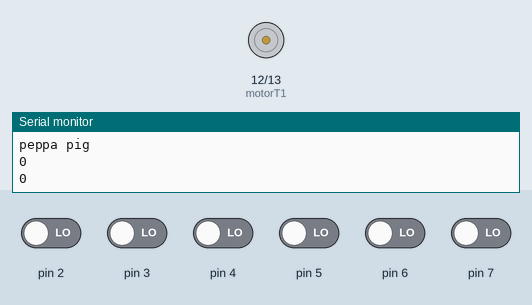
Simulated run of this sketch. Board: Arduino Uno, built with avr-gcc and run on an emulated ATmega328P. On the bench: motor-driver pin pairs drawn as motors (green arrow = first pin HIGH = forward, orange = second pin HIGH = backward, longer = more drive), the last lines printed to the serial monitor. Inputs (shaded band) come from the test bench; at power-on: pin 2–7 LOW.

Above: at 0.2 s.
At 1.5 s:
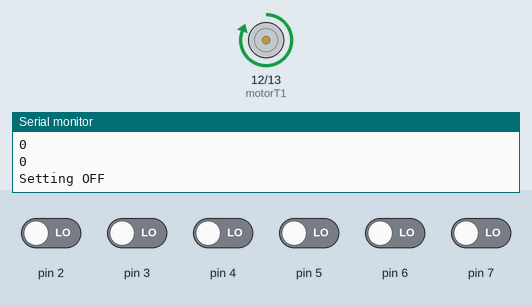
At 2.7 s:
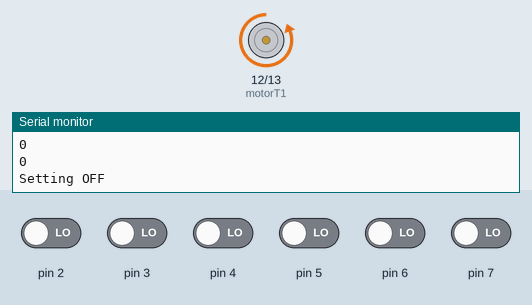
Timing chart, 0 to 3.0 s (numbered marks = the images above):
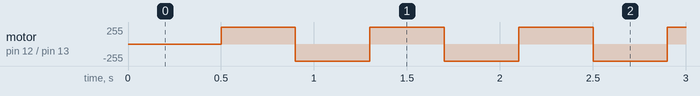

Measured:
- by itself, motor on pin 12 (motorT1) / pin 13 (motorT2): repeats every 0.80 s: backward 255/255 0.40 s, forward 255/255 0.40 s, until it stays stopped from 25.3 s

The sketch:

binary-clock-timer.ino
```cpp
#include "LowPower.h"

const int pow0 = 2;
const int pow1 = 3;
const int pow2 = 4;
const int pow3 = 5;
const int pow4 = 6;
const int pow5 = 7;

const int motorT1 = 12;
const int motorT2 = 13;

const long int MILIS_IN_A_MINUTE = 60000;
const int NO_OF_RINGS = 30;


void setOffAlarm();
long int getTimerTime();

long int TIMER_TIME;
bool alarm_has_been_set_off = false;

// to start timer, press red button.


void setup() {
  Serial.begin(9600);

  pinMode(motorT1, OUTPUT);
  pinMode(motorT2, OUTPUT);
  Serial.println("peppa pig");
  Serial.println(getTimerTime());
  TIMER_TIME = getTimerTime()*MILIS_IN_A_MINUTE;
  Serial.println(TIMER_TIME);

}


void loop() {
  // getAlarmTime();
  // LowPower.deepSleep(milliseconds);


  if (!alarm_has_been_set_off){

    unsigned long int curr_millis = millis();
    // Serial.println("timer time");
    // Serial.println(TIMER_TIME);
    // Serial.println(curr_millis);
    if (curr_millis >= TIMER_TIME){
      delay(500);
      setOffAlarm();
      alarm_has_been_set_off = true;

    }

  }
  else{
      Serial.println("sleeeping");
      LowPower.powerDown(SLEEP_8S, ADC_OFF, BOD_OFF);

  }


}

void setOffAlarm(){
  Serial.println("Setting OFF");

  for (int i = 0; i<=NO_OF_RINGS; i++){
    digitalWrite(motorT1, HIGH);
    digitalWrite(motorT2, LOW);
    delay(400);
    digitalWrite(motorT1, LOW);
    digitalWrite(motorT2, HIGH);
    delay(400);

  }

  digitalWrite(motorT1, LOW);
  digitalWrite(motorT2, LOW);


}

long int getTimerTime(){

  int states[] = {0,0,0,0,0,0};

  for(int i=2; i<=7; i++){
    states[i-2] = digitalRead(i);
  }

  int minutes = states[0]*1 + states[1]*2 + states[2]*4 + states[3]*8 + states[4]*16 + states[5]*32;

  return minutes;

}
```
